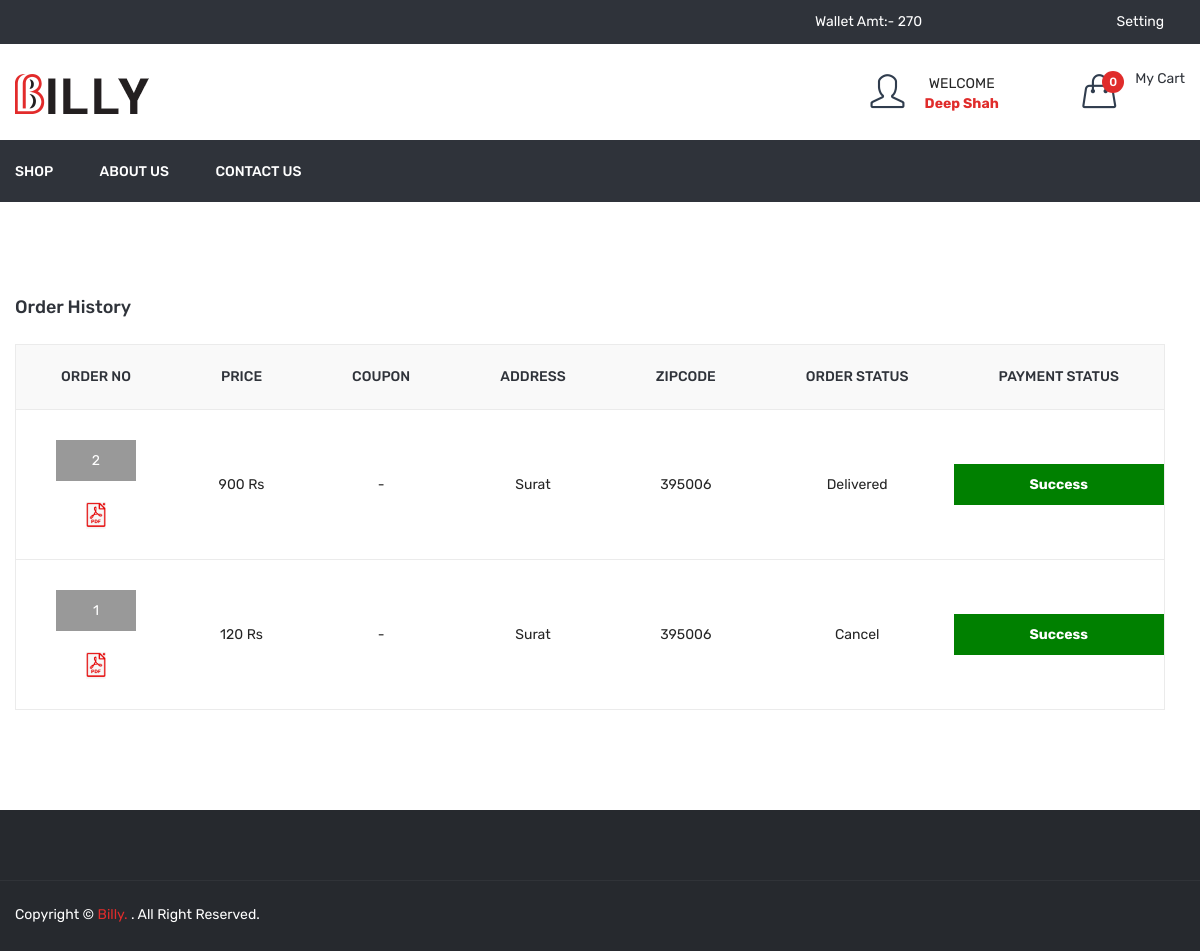
The app's page /order_history.php (signed in) with its own data.
### tables this page shows
CREATE TABLE IF NOT EXISTS `order_master` (
  `id` int NOT NULL AUTO_INCREMENT,
  `user_id` int NOT NULL,
  `name` varchar(50) NOT NULL,
  `email` varchar(50) NOT NULL,
  `mobile` varchar(50) NOT NULL,
  `address` text NOT NULL,
  `total_price` float NOT NULL,
  `final_price` float NOT NULL,
  `coupon_code` varchar(20) NOT NULL,
  `zipcode` int NOT NULL,
  `delivery_boy_id` int NOT NULL,
  `payment_status` varchar(20) NOT NULL,
  `payment_type` varchar(10) NOT NULL,
  `payment_id` varchar(100) NOT NULL,
  `order_status` int NOT NULL,
  `cancel_by` enum('user','admin') NOT NULL,
  `cancel_at` datetime NOT NULL,
  `added_on` datetime NOT NULL,
  `delivered_on` datetime NOT NULL,
  `refund_status` int NOT NULL,
  PRIMARY KEY (`id`)
);

CREATE TABLE IF NOT EXISTS `order_status` (
  `id` int NOT NULL AUTO_INCREMENT,
  `order_status` varchar(50) NOT NULL,
  PRIMARY KEY (`id`)
);

### order_history.php (the view, shortened to what this page needs)
<?php
include("header.php");
$uid = $_SESSION['FOOD_USER_ID'];
$sql = "select order_master.*,order_status.order_status as order_status_str from order_master,order_status where order_master.order_status=order_status.id and order_master.user_id='$uid' order by order_master.id desc";
$res = mysqli_query($con, $sql);
?>
<div class="cart-main-area pt-95 pb-100">
	<div class="container">
		<h3 class="page-title">Order History</h3>
		<div class="row">
			<div class="col-lg-12 col-md-12 col-sm-12 col-12">
				<form method="post">
					<div class="table-content table-responsive">
						<table>
							<thead>
								<tr>
									<th>Order No</th>
									<th>Price</th>
									<th>Coupon</th>
									<th>Address</th>
									<th>Zipcode</th>
									<th>Order Status</th>
									<th>Payment Status</th>
								</tr>
							</thead>
							<tbody>
								<?php if (mysqli_num_rows($res) > 0) {
									while ($row = mysqli_fetch_assoc($res)) {
								?>
										<tr>
											<td>
												<div class="div_order_id">
													<a href="<?php echo FRONT_SITE_PATH ?>order_detail.php?id=<?php echo $row['id'] ?>"><?php echo $row['id'] ?></a>
												</div><br />
												<a href="<?php echo FRONT_SITE_PATH ?>download_invoice?id=<?php echo $row['id'] ?>"><img src='<?php echo FRONT_SITE_PATH ?>assets/img/icon-img/pdf.png' width="20px" title="Download Invoice" /></a>
											</td style="font-size:14px;">
											<td><?php echo $row['total_price'] ?> Rs
											</td>
											<td><?php
												if ($row['coupon_code'] != '') {
												?>
													Coupon Code:- <?php echo $row['coupon_code'] ?><br />
													Final Price:- <?php echo $row['final_price'] ?> Rs
												<?php } else {
													echo "-";
												} ?>
											</td>
											<td><?php echo $row['address'] ?></td>
											<td><?php echo $row['zipcode'] ?></td>
											<td>
												<?php
												echo $row['order_status_str'];
												?>
											</td>
											<td>
												<div class="payment_status payment_status_<?php echo $row['payment_status'] ?>"><?php echo ucfirst($row['payment_status']) ?></div>
											</td>
										</tr>
								<?php }
								} else {
									redirect('shop');
								} ?>
							</tbody>
						</table>
					</div>
				</form>
			</div>
		</div>
	</div>
</div>
<?php
include("footer.php");
?>

### records on screen
order_master: id "2", total_price "900", address "Surat", zipcode "395006", order_status.order_status "Delivered", payment_status "Success"
order_master: id "1", total_price "120", address "Surat", zipcode "395006", order_status.order_status "Cancel", payment_status "Success"

### other values on screen
$getWalletAmt "270"
$_SESSION['FOOD_USER_NAME'] "Deep Shah"
$totalCartDish "0"
